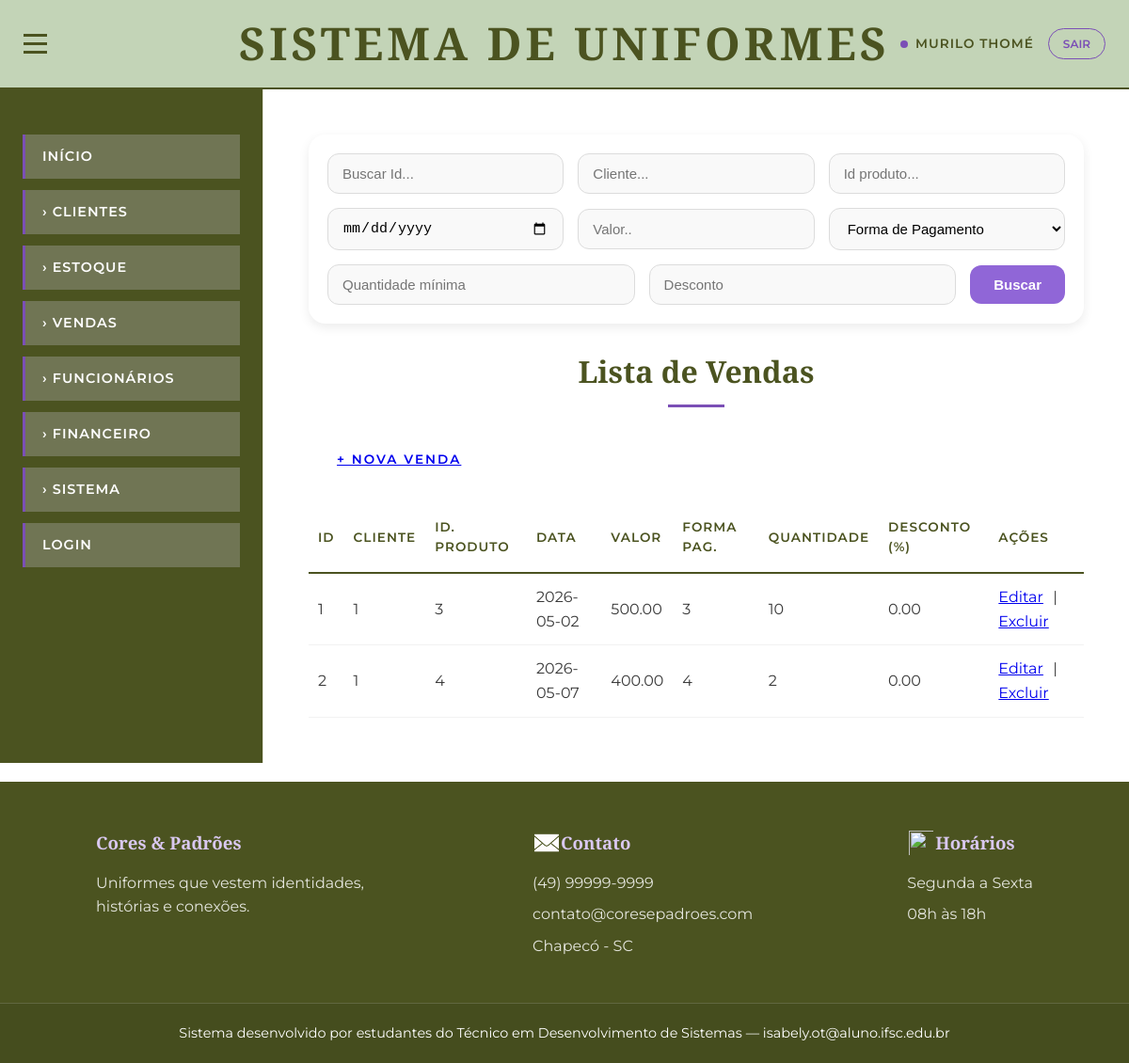
Screenshot of /site_uniformes/vendas/lista-vendas.php (signed in) with the database file from the repository.
### tables this page shows
CREATE TABLE `vendas` (
  `idVendas` int(10) UNSIGNED NOT NULL,
  `Cliente_idCliente` int(10) UNSIGNED NOT NULL,
  `idEstoque` int(10) UNSIGNED NOT NULL,
  `venda_data` date DEFAULT NULL,
  `valor` decimal(10,2) DEFAULT NULL,
  `forma_pag` int(10) UNSIGNED DEFAULT NULL,
  `quantidade` int(10) UNSIGNED DEFAULT NULL,
  `desconto` decimal(10,2) DEFAULT NULL
);

### site_uniformes/vendas/lista-vendas.php (the view, shortened to what this page needs)
<?php
include(__DIR__ . "/../conexao.php");
$sql = "SELECT * FROM vendas";
$resultado = mysqli_query($conexao, $sql);
?>
<!DOCTYPE html>
<html lang="pt-BR">
<head>
<link rel="stylesheet" href="../styles.css">
</head>
<body>
<header>
    <button id="toggleMenu" class="menu-toggle" aria-label="Toggle menu">
        <span></span>
        <span></span>
        <span></span>
    </button>
    <h1>Sistema de Uniformes</h1>
    <div class="user-info">
        <?php if (isset($_SESSION['nome'])): ?>
            <span class="user-name"><?php echo $_SESSION['nome']; ?></span>
            <a href="../logoutCheck.php" class="logout-link">Sair</a>
        <?php endif; ?>
    </div>
</header>
<div class="main">
    <aside class="menu-aside">
        <nav>
            <ul>
                <li><a href="/2026-1-isabelytrevisan/site_uniformes/pagina-inicial.php">Início</a></li>
                <details class="menu-grupo">
                    <summary>Clientes</summary>
                </details>
                <?php if (isset($_SESSION['tipo_acesso']) && $_SESSION['tipo_acesso'] == 2): ?>
                <details class="menu-grupo">
                    <summary>Estoque</summary>
                </details>
                <details class="menu-grupo">
                    <summary>Vendas</summary>
                </details>
                <details class="menu-grupo">
                    <summary>Funcionários</summary>
                </details>
                <details class="menu-grupo">
                    <summary>Financeiro</summary>
                </details>
                <details class="menu-grupo">
                    <summary>Sistema</summary>
                </details>
                <?php endif; ?>
                <li><a href="/2026-1-isabelytrevisan/site_uniformes/index.php">Login</a></li>
            </ul>
        </nav>
    </aside>
    <main class="conteudo">
        <div class="select-filtro">
            <input type="text"
                placeholder="Buscar Id..."
                class="campo-filtro">
            <input type="text"
                placeholder="Cliente..."
                class="campo-filtro">
            <input type="text"
                placeholder="Id produto..."
                class="campo-filtro">
            <input type="date"
                class="campo-filtro">
            <input type="number"
                step="0.01"
                min="0"
                placeholder="Valor.."
                class="campo-filtro">
            <select class="campo-filtro">
                <option>Forma de Pagamento</option>
            </select>
            <input type="number"
                placeholder="Quantidade mínima"
                class="campo-filtro">
            <input type="number"
                step="0.01"
                min="0"
                placeholder="Desconto"
                class="campo-filtro">
            <button class="btn-filtro">
                Buscar
            </button>
        </div>
        <h2>Lista de Vendas</h2>
        <div style="margin-bottom: 15px;">
            <a href="/2026-1-isabelytrevisan/site_uniformes/vendas/criar-venda.php" class="botao-adicionar">+ Nova Venda</a>
        </div>
        <table class="tabela">
            <tr>
                <th>Id</th>
                <th>Cliente</th>
                <th>Id. Produto</th>
                <th>Data</th>
                <th>Valor</th>
                <th>Forma Pag.</th>
                <th>Quantidade</th>
                <th>Desconto (%)</th>
                <th>Ações</th>
            </tr>
            <?php
            if (mysqli_num_rows($resultado) > 0) {
                while ($item = mysqli_fetch_assoc($resultado)) {
                    echo "<tr>
                        <td>{$item['idVendas']}</td>
                        <td>{$item['Cliente_idCliente']}</td>
                        <td>{$item['idEstoque']}</td>
                        <td>{$item['venda_data']}</td>
                        <td>{$item['valor']}</td>
                        <td>{$item['forma_pag']}</td>
                        <td>{$item['quantidade']}</td>
                        <td>{$item['desconto']}</td>
                        <td>
                            <a href='?editar={$item['idVendas']}'>Editar</a> |
                            <a href='?excluir={$item['idVendas']}'
                            onclick=\"return confirm('Excluir venda?')\">Excluir</a>
                        </td>
                    </tr>";
                }
            } else {
                echo "<tr><td colspan='6'>Nenhum produto cadastrado</td></tr>";
            }
            ?>
        </table>
    </main>
</div>
         <footer class="footer-site">
        <div class="footer-container">
            <div class="footer-coluna">
                <h3>Cores & Padrões</h3>
                <p>
                    Uniformes que vestem identidades, histórias e conexões.
                </p>
            </div>
            <div class="footer-coluna">
                <div class="footer-coluna-icon">
                <img src="\2026-1-isabelytrevisan\site_uniformes\img\iconContato.png">
                <h3>Contato</h3>
                </div>
                <p>(49) 99999-9999</p>
                <p>contato@coresepadroes.com</p>
                <p>Chapecó - SC</p>
            </div>
            <div class="footer-coluna">
                <div class="footer-coluna-icon">
                <img src="\2026-1-isabelytrevisan\site_uniformes\img\iconRelogio.png">
                <h3>Horários</h3>
                </div>
                <p>Segunda a Sexta</p>
                <p>08h às 18h</p>
            </div>
            </div>
            <div class="footer-bottom">
                Sistema desenvolvido por estudantes do Técnico em Desenvolvimento de Sistemas —
                isabely.ot@aluno.ifsc.edu.br
            </div>
     </footer>
</body>
</html>

### rows the page displays
vendas: idVendas "1", Cliente_idCliente "1", idEstoque "3", venda_data "2026-05-02", valor "500.00", forma_pag "3", quantidade "10", desconto "0.00"
vendas: idVendas "2", Cliente_idCliente "1", idEstoque "4", venda_data "2026-05-07", valor "400.00", forma_pag "4", quantidade "2", desconto "0.00"

### other values shown
$_SESSION['nome'] "MURILO THOMÉ"
